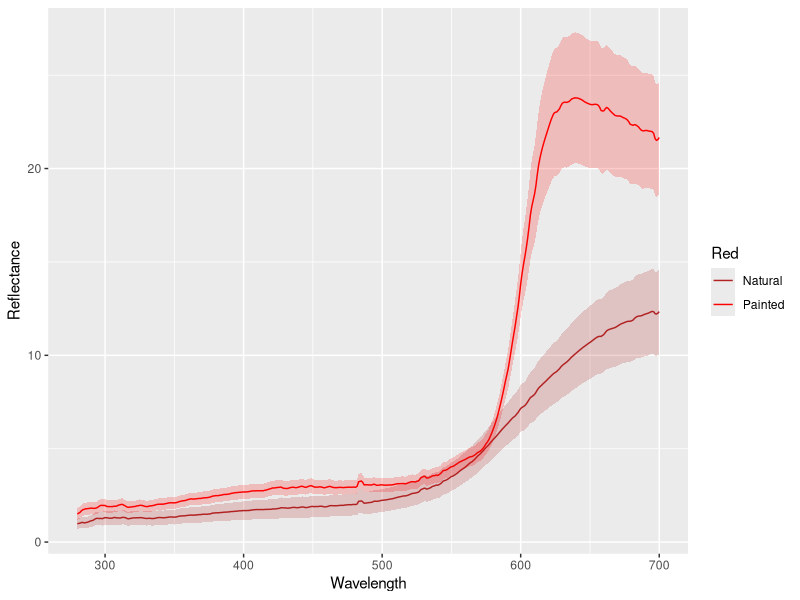

The R script that drew this image:
#~~~~~~~~~~~~~~~~~~~~~~~~~~~~~~~~~~~~~~~~~~~~~~~~~~~~~~~~~~~~~~~~~~~~~~~~~~~~~~~~~~~~~~~~~~~~~~~~~~~~~~~~~~~~~~~
#	 Malika IHLE      malika_ihle@hotmail.fr
#	 Plot reflectance red faces: painted vs unmanipulated
#	 Start : 09/11/2018
#~~~~~~~~~~~~~~~~~~~~~~~~~~~~~~~~~~~~~~~~~~~~~~~~~~~~~~~~~~~~~~~~~~~~~~~~~~~~~~~~~~~~~~~~~~~~~~~~~~~~~~~~~~~~~~

table <- read.table("Reflectance.txt", header=TRUE)
head(table)

library(ggplot2)


  
ggplot(data=table, aes(x=Wavelength, y=Reflectance, colour = Red, fill = Red)) +
  scale_color_manual(values = c("Natural"="firebrick","Painted" ="red")) +
  geom_line() +
  geom_ribbon(aes(x = Wavelength, ymin=LowCI, ymax=UpperCI), linetype=1, alpha=0.2, color=NA) +
  scale_fill_manual(values = c("Natural"="firebrick","Painted" ="red"), guide = FALSE)



